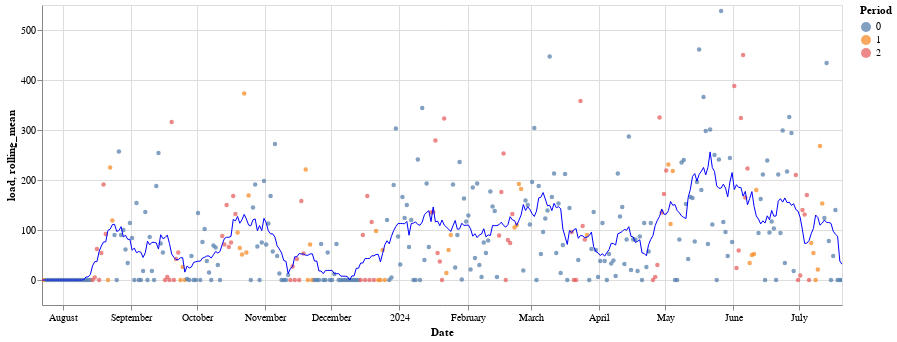

Notebook source saved alongside this figure:
### Markdown cell above
## Plot the training load

### Code cell
training_load = scatter_plot(overall_by_date_df, "Date", "load")
(training_load)

### Figure 1 — Vega-Lite specification as saved in the notebook (floating-point values rounded to 4 significant figures; data arrays with more than 128 entries replaced by an {"elided": "..."} marker saying what was removed)
{"config": {"view": {"continuousWidth": 300, "continuousHeight": 300}}, "layer": [{"mark": {"type": "circle", "size": 20}, "encoding": {"color": {"field": "Period", "type": "nominal"}, "tooltip": [{"field": "Date", "type": "temporal"}, {"field": "load", "type": "quantitative"}, {"field": "Period", "type": "quantitative"}], "x": {"field": "Date", "type": "temporal"}, "y": {"field": "load", "scale": {"zero": false}, "type": "quantitative"}}, "name": "view_66"}, {"mark": {"type": "line", "color": "blue", "size": 1}, "encoding": {"x": {"field": "Date", "type": "temporal"}, "y": {"field": "rolling_mean", "scale": {"zero": false}, "type": "quantitative"}}, "transform": [{"window": [{"op": "mean", "field": "load", "as": "rolling_mean"}], "frame": [-5, 5]}]}], "data": {"name": "data-7cb73b5ca71e45bef8a9e6551b1af583"}, "height": 300, "params": [{"name": "param_66", "select": {"type": "interval", "encodings": ["x", "y"]}, "bind": "scales", "views": ["view_66"]}], "width": 800, "$schema": "https://vega.github.io/schema/vega-lite/v5.17.0.json", "datasets": {"data-7cb73b5ca71e45bef8a9e6551b1af583": {"elided": "365 records"}}}
